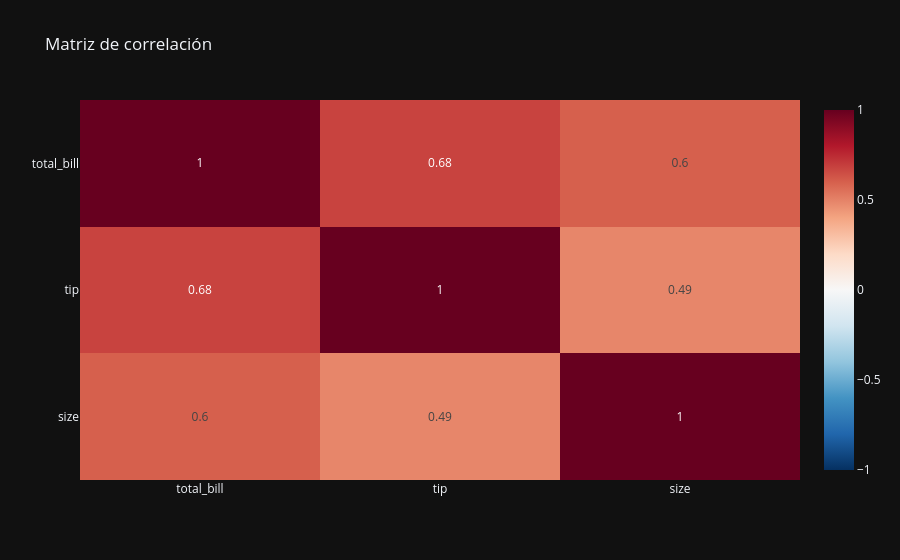

Notebook source saved alongside this figure:
### Code cell
# 2.6 Matriz de correlación (numéricas)
num_cols = df.select_dtypes(include='number').columns.tolist()
if len(num_cols) >= 2:
    corr = df[num_cols].corr(numeric_only=True).round(2)
    fig = px.imshow(corr, color_continuous_scale='RdBu_r', zmin=-1, zmax=1, aspect='auto',
                    text_auto=(len(num_cols) <= 12), title='Matriz de correlación')
    fig.show()
else:
    print('Pocas numéricas para correlación.')

### Figure 1 — Plotly figure (JSON) as saved in the notebook; plotly's stock layout.template omitted (floating-point values rounded to 4 significant figures)
{"data": [{"coloraxis": "coloraxis", "hovertemplate": "x: %{x}<br>y: %{y}<br>color: %{z}<extra></extra>", "name": "0", "texttemplate": "%{z}", "type": "heatmap", "x": ["total_bill", "tip", "size"], "xaxis": "x", "y": ["total_bill", "tip", "size"], "yaxis": "y", "z": [[1.0, 0.68, 0.6], [0.68, 1.0, 0.49], [0.6, 0.49, 1.0]]}], "layout": {"coloraxis": {"cmax": 1, "cmin": -1, "colorscale": [[0.0, "rgb(5,48,97)"], [0.1, "rgb(33,102,172)"], [0.2, "rgb(67,147,195)"], [0.3, "rgb(146,197,222)"], [0.4, "rgb(209,229,240)"], [0.5, "rgb(247,247,247)"], [0.6, "rgb(253,219,199)"], [0.7, "rgb(244,165,130)"], [0.8, "rgb(214,96,77)"], [0.9, "rgb(178,24,43)"], [1.0, "rgb(103,0,31)"]]}, "title": {"text": "Matriz de correlación"}, "xaxis": {"anchor": "y", "domain": [0.0, 1.0]}, "yaxis": {"anchor": "x", "autorange": "reversed", "domain": [0.0, 1.0]}}}
